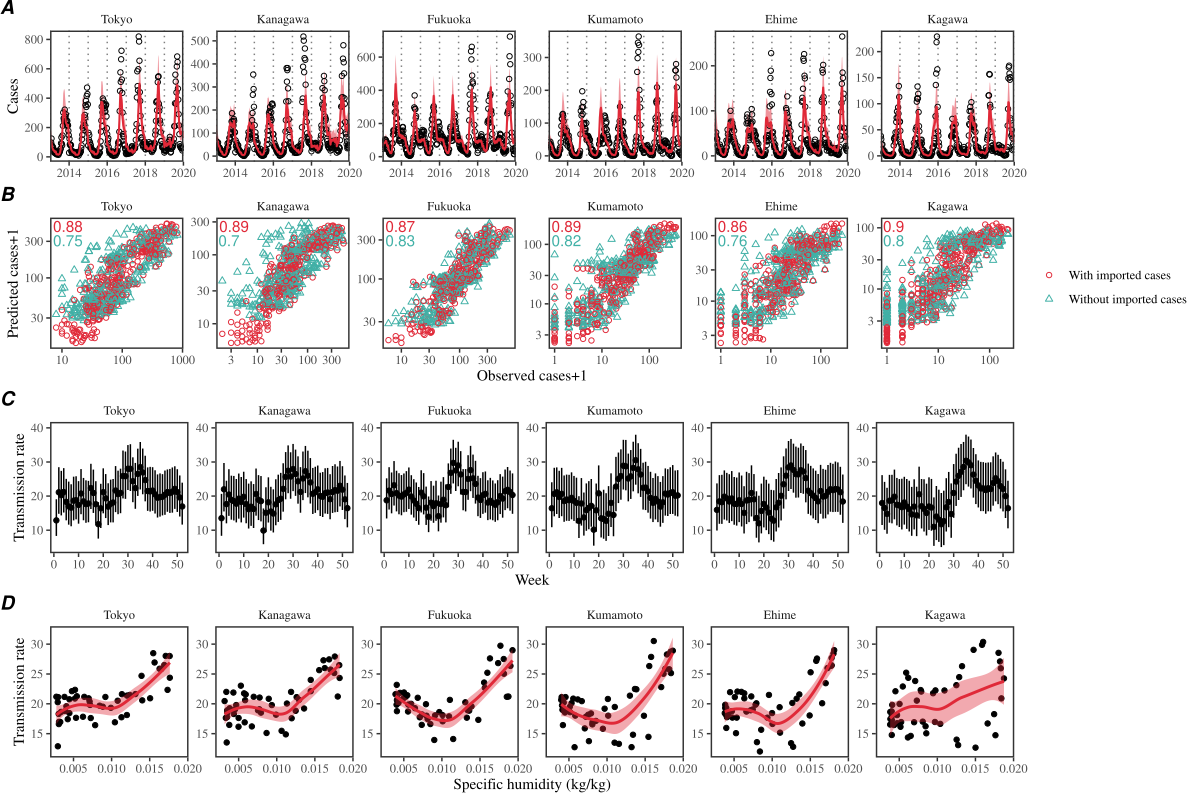

R code for this plot:
library(dplyr)
library(rstan)
library(ggplot2); theme_set(theme_bw(base_family="Times"))
library(egg)

firstup <- function(x) {
  substr(x, 1, 1) <- toupper(substr(x, 1, 1))
  x
}

japan_pop_raw <- read.csv("../data/japan_pop.csv") %>%
  mutate(
    prefecture=gsub("-.*", "", prefecture),
    pop=as.numeric(gsub(",", "", pop))
  )

japan_rsv <- read.csv("../data/japan_rsv.csv") %>%
  mutate(
    week=ifelse(week==53, 52, week)
  ) %>%
  group_by(prefecture, year, week) %>%
  summarize(
    cases=round(mean(cases))
  ) %>%
  merge(japan_pop_raw)

japan_humidity <- read.csv("../data_processed/data_processed_humidity.csv") %>%
  rename(prefecture=key) %>%
  merge(japan_pop_raw)

japan_humidity2 <- japan_humidity %>%
  filter(year < 2020) %>%
  group_by(prefecture, week) %>%
  summarize(
    humidity=mean(humidity)
  )


prefecture <- c("tokyo", "fukuoka", "ehime", "kanagawa", "kumamoto", "kagawa")
type <- c("constant", "import")

allfits <- expand.grid(prefecture, type)

fitlist <- vector('list', nrow(allfits))
betalist <- vector('list', nrow(allfits))

for (i in 1:nrow(allfits)) {
  print(i)
  aa <- allfits[i,]
  
  file <- paste0("../stanfit_prefecture/stanfit_tsir_", aa[[1]], "_", aa[[2]], ".rda")
  
  load(file)
  
  ff <- get(paste0("stanfit_tsir_", aa[[1]], "_", aa[[2]]))
  
  ss <- summary(ff)
  
  fitlist[[i]] <- data.frame(
    week=rep(1:52, 7),
    year=rep(2013:2019, each=52),
    est=ss$summary[grepl("I\\[", rownames(ss$summary)),6]*ss$summary[grepl("rho", rownames(ss$summary)),6],
    lwr=ss$summary[grepl("I\\[", rownames(ss$summary)),4]*ss$summary[grepl("rho", rownames(ss$summary)),4],
    upr=ss$summary[grepl("I\\[", rownames(ss$summary)),8]*ss$summary[grepl("rho", rownames(ss$summary)),8],
    prefecture=firstup(as.character(aa[[1]])),
    type=aa[[2]]
  )
  
  betalist[[i]] <- data.frame(
    week=1:52,
    est=ss$summary[grepl("beta\\[", rownames(ss$summary)),6],
    lwr=ss$summary[grepl("beta\\[", rownames(ss$summary)),4],
    upr=ss$summary[grepl("beta\\[", rownames(ss$summary)),8],
    prefecture=firstup(as.character(aa[[1]])),
    type=aa[[2]]
  )  
}

fitdata <- fitlist %>%
  bind_rows %>%
  merge(japan_rsv) %>%
  mutate(
    prefecture=factor(prefecture,
                      levels=c("Tokyo", "Kanagawa", "Fukuoka", "Kumamoto", "Ehime", "Kagawa")),
    type=factor(type,
                levels=c("import", 'constant'),
                labels=c("With imported cases", "Without imported cases"))
  )

betadata_prefecture <- betalist %>%
  bind_rows %>%
  mutate(
    prefecture=factor(prefecture,
                      levels=c("Tokyo", "Kanagawa", "Fukuoka", "Kumamoto", "Ehime", "Kagawa")),
    type=factor(type,
                levels=c("import", 'constant'),
                labels=c("With imported cases", "Without imported cases"))
  )

g1 <- ggplot(fitdata %>% filter(type=="With imported cases")) +
  geom_vline(xintercept = 2013:2020, lty=3, col="gray50", lwd=0.5) +
  # geom_ribbon(data=fitdata %>% filter(type=="Without imported cases"),
  #             aes(year+(week-1)/52, ymin=lwr, ymax=upr), fill="#40B0A6", alpha=0.5) +
  geom_ribbon(aes(year+(week-1)/52, ymin=lwr, ymax=upr), fill="#E02938", alpha=0.5) +
  geom_point(aes(year+(week-1)/52, cases), shape=1) +
  # geom_line(data=fitdata %>% filter(type=="Without imported cases"),
  #           aes(year+(week-1)/52, est), col="#40B0A6", lwd=0.7)  +
  geom_line(aes(year+(week-1)/52, est), col="#E02938", lwd=0.7)  +
  scale_x_continuous("Year", expand=c(0, 0)) +
  scale_y_continuous("Cases") +
  facet_wrap(~prefecture, scale="free_y", nrow=1) +
  theme(
    strip.background = element_blank(),
    panel.grid = element_blank(),
    panel.border = element_rect(linewidth=1),
    axis.title.x = element_blank()
  )

fitdata_r2 <- fitdata %>%
  group_by(prefecture, type) %>%
  summarize(
    r2=signif(cor(log(cases+1), log(est+1)),2)
  )

g2 <- ggplot(fitdata) +
  geom_point(aes(cases+1, est+1, col=type, shape=type)) +
  geom_text(data=fitdata_r2 %>% filter(type=="With imported cases"), x=-Inf, y=Inf, aes(label=r2), hjust=-0.1, vjust=1.3, col="#E02938") +
  geom_text(data=fitdata_r2 %>% filter(type=="Without imported cases"), x=-Inf, y=Inf, aes(label=r2), hjust=-0.1, vjust=2.6, col="#40B0A6") +
  facet_wrap(~prefecture, scale="free", nrow=1) +
  scale_x_log10("Observed cases+1") +
  scale_y_log10("Predicted cases+1") +
  scale_color_manual(values=c("#E02938", "#40B0A6")) +
  scale_shape_manual(values=1:2) +
  theme(
    strip.background = element_blank(),
    panel.grid = element_blank(),
    panel.border = element_rect(size=1),
    legend.title = element_blank(),
    legend.position = "right"
  )

g3 <- ggplot(betadata_prefecture %>% filter(type=="With imported cases")) +
  geom_errorbar(aes(week, ymin=lwr, ymax=upr), width=0) +
  geom_point(aes(week, est)) +
  scale_x_continuous("Week") +
  scale_y_continuous("Transmission rate", limits=c(5, 40)) +
  facet_wrap(~prefecture, scale="free_y", nrow=1) +
  theme(
    strip.background = element_blank(),
    panel.grid = element_blank(),
    panel.border = element_rect(linewidth=1)
  )

betadata_prefecture_humidity <- betadata_prefecture %>%
  merge(japan_humidity2) %>%
  filter(type=="With imported cases")

g4 <- ggplot(betadata_prefecture_humidity) +
  geom_point(aes(humidity, est)) +
  geom_smooth(aes(humidity, est), method="loess", col="#E02938", fill="#E02938") +
  scale_x_continuous("Specific humidity (kg/kg)") +
  scale_y_continuous("Transmission rate", limits=c(12, 32)) +
  facet_wrap(~prefecture, scale="free_y", nrow=1) +
  theme(
    strip.background = element_blank(),
    panel.grid = element_blank(),
    panel.border = element_rect(linewidth=1),
    legend.position = "bottom"
  )

gcomb <- ggarrange(g1, g2, g3, g4, ncol=1, labels=c("A", "B", "C", "D"),
                   draw=FALSE)

ggsave("figure_stanfit_prefecture.pdf", gcomb, width=12, height=8)
save("betadata_prefecture", file="betadata_prefecture.rda")
